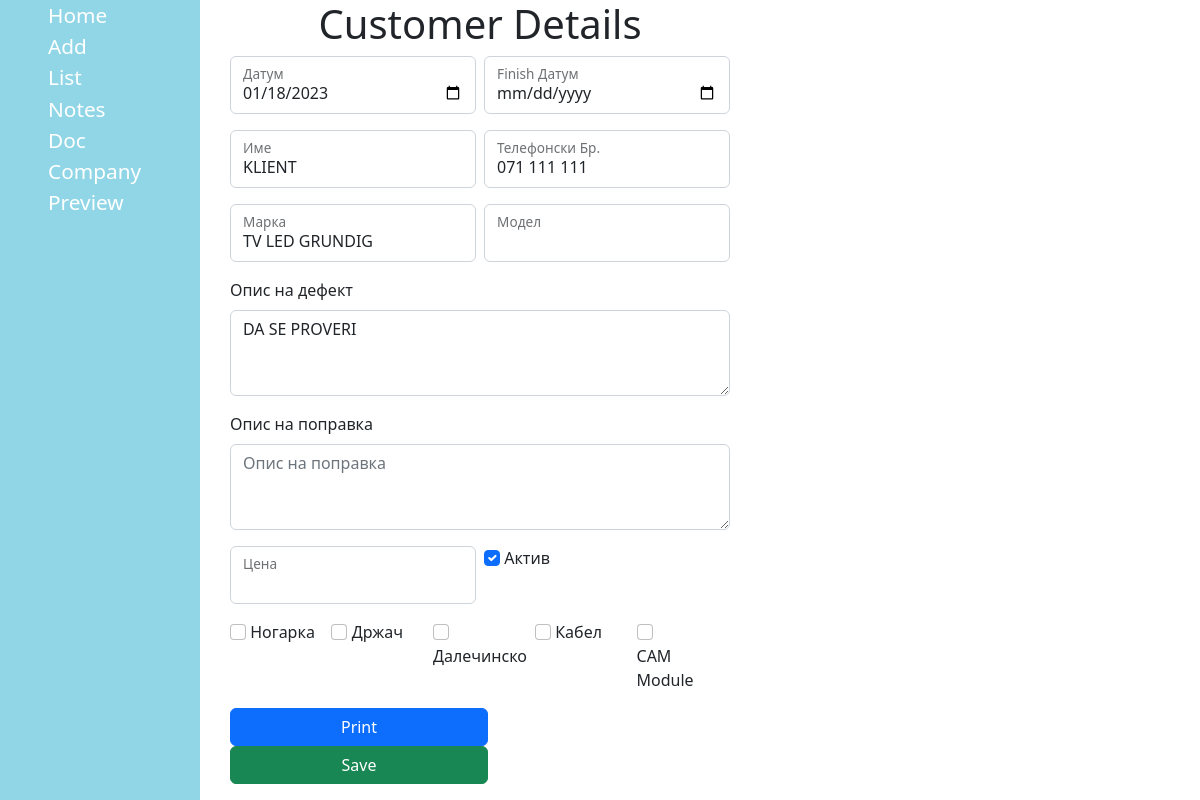
Screenshot of /customer3 with the database file from the repository.
### customer/models.py (models this page shows, shortened)
class Musteri(models.Model):
    date = models.DateField(blank=True, null=True)
    name = models.CharField(max_length=16, blank=True, null=True)
    tel = models.CharField(max_length=64, blank=True, null=True)
    brand = models.CharField(max_length=32, blank=True, null=True)
    model = models.CharField(max_length=64, blank=True, null=True)
    reason = models.CharField(max_length=64, blank=True, null=True)
    solution = models.CharField(max_length=64, blank=True, null=True)
    price = models.CharField(max_length=8, blank=True, null=True)
    fin_date = models.DateField(blank=True, null=True)
    active = models.BooleanField(default=True)
    cabel = models.BooleanField(default=False)
    remote = models.BooleanField(default=False)
    foot = models.BooleanField(default=False)
    drzac = models.BooleanField(default=False)
    module = models.BooleanField(default=False)

### customer/views.py (the view, shortened to what this page needs)
# urls.py: path("<int:id>", views.customer, name="customer"),
def customer(request, id):
    c = Musteri.objects.get(pk=id)
    return render(request, "customer/customer.html", {
        "customer": c
    })

### customer/templates/customer/customer.html (shortened to what this page needs)
{% extends 'customer/layout.html' %}
{% block main %}
<div id="customer-details">
    <h1>Customer Details</h1>
    <form action="" method="post">
        <div class="row g-2 mb-3">
            <div class="col-md">
                <div class="form-floating">
                    <input type="date" name="date" id="date" class="form-control" required {% if customer.date %}value="{{ customer.date|date:'Y-m-d' }}"{% endif %}>
                    <label for="date">Датум</label>
                </div>
            </div>
            <div class="col-md">
                <div class="form-floating">
                    <input type="date" name="fin-date" id="fin-date" class="form-control" {% if customer.fin_date %}value="{{ customer.fin_date|date:'Y-m-d' }}"{% endif %}>
                    <label for="fin-date" class="form-label">Finish Датум</label>
                </div>
            </div>
        </div>
        <div class="row g-2 mb-3">
            <div class="col-md">
                <div class="form-floating">
                    <input type="text" name="name" class="form-control" autofocus {% if customer.name %}value="{{ customer.name }}"{% endif %}>
                    <label for="name">Име</label>
                </div>
            </div>
            <div class="col-md">
                <div class="form-floating">
                    <input type="text" name="phone" class="form-control" required {% if customer.tel %}value="{{ customer.tel }}"{% endif %}>
                    <label for="phone">Телефонски Бр.</label>
                </div>
            </div>
        </div>
        <div class="row g-2 mb-3">
            <div class="col-md">
                <div class="form-floating">
                    <input type="text" name="brand" class="form-control" {% if customer.brand %}value="{{ customer.brand }}"{% endif %}>
                    <label for="brand">Марка</label>
                </div>
            </div>
            <div class="col-md">
                <div class="form-floating">
                    <input type="text" name="model" class="form-control" {% if customer.model %}value="{{ customer.model }}"{% endif %}>
                    <label for="model">Модел</label>
                </div>
            </div>
        </div>
        <div class="mb-3">
            <label for="reason" class="form-label">Опис на дефект</label>
            <textarea name="reason" id="reason" class="form-control" placeholder="Опис на дефект" cols="30" rows="3">{% if customer.reason %}{{ customer.reason }}{% endif %}</textarea>
        </div>
        <div class="mb-3">
            <label for="solution" class="form-label">Опис на поправка</label>
            <textarea name="solution" id="solution" class="form-control" placeholder="Опис на поправка" cols="30" rows="3">{% if customer.solution %}{{ customer.solution }}{% endif %}</textarea>
        </div>
        <div class="row g-2 mb-3">
            <div class="col-md">
                <div class="form-floating">
                    <input type="text" name="price" class="form-control" {% if customer.price %}value="{{ customer.price }}"{% endif %}>
                    <label for="price">Цена</label>
                </div>
            </div>
            <div class="col-md">
                <input class="form-check-input" type="checkbox" name="active" {% if customer.active %}checked{% endif %}>
                <label class="form-check-label" for="active">Aктив</label>
            </div>
        </div>
        <div class="row g-2 mb-3">
            <div class="col-md">
                <input class="form-check-input" type="checkbox" name="foot" {% if customer.foot %}checked{% endif %}>
                <label class="form-check-label" for="foot">Ногарка</label>
            </div>
            <div class="col-md">
                <input class="form-check-input" type="checkbox" name="drzac" {% if customer.drzac %}checked{% endif %}>
                <label class="form-check-label" for="drzac">Држач</label>
            </div>
            <div class="col-md">
                <input class="form-check-input" type="checkbox" name="remote" {% if customer.remote %}checked{% endif %}>
                <label class="form-check-label" for="remote">Далечинско</label>
            </div>
            <div class="col-md">
                <input class="form-check-input" type="checkbox" name="cable" {% if customer.cabel %}checked{% endif %}>
                <label class="form-check-label" for="cable">Кабел</label>
            </div>
            <div class="col-md">
                <input class="form-check-input" type="checkbox" name="module" {% if customer.module %}checked{% endif %}>
                <label class="form-check-label" for="module">CAM Module</label>
            </div>
        </div>
        <div class="mb-3">
            <a href="{% url 'warranty' customer.id %}"><input type="button" value="Print" class="btn btn-primary" style="width: 21.5vw;"></a>
            <input type="submit" value="Save" class="btn btn-success" style="width: 21.5vw;">
        </div>
    </form>
</div>
{% endblock %}

### customer/static/customer/style.css (style rules this page uses)
body { display: flex; flex-direction: row; }
h1 { text-align: center; }
#customer-details { width: 50vw; padding-left: 100px; }

### rows the page displays
Musteri: date "01/18/2023", name "KLIENT", phone "071 111 111", brand "TV LED GRUNDIG", reason "DA SE PROVERI", active "☑"
